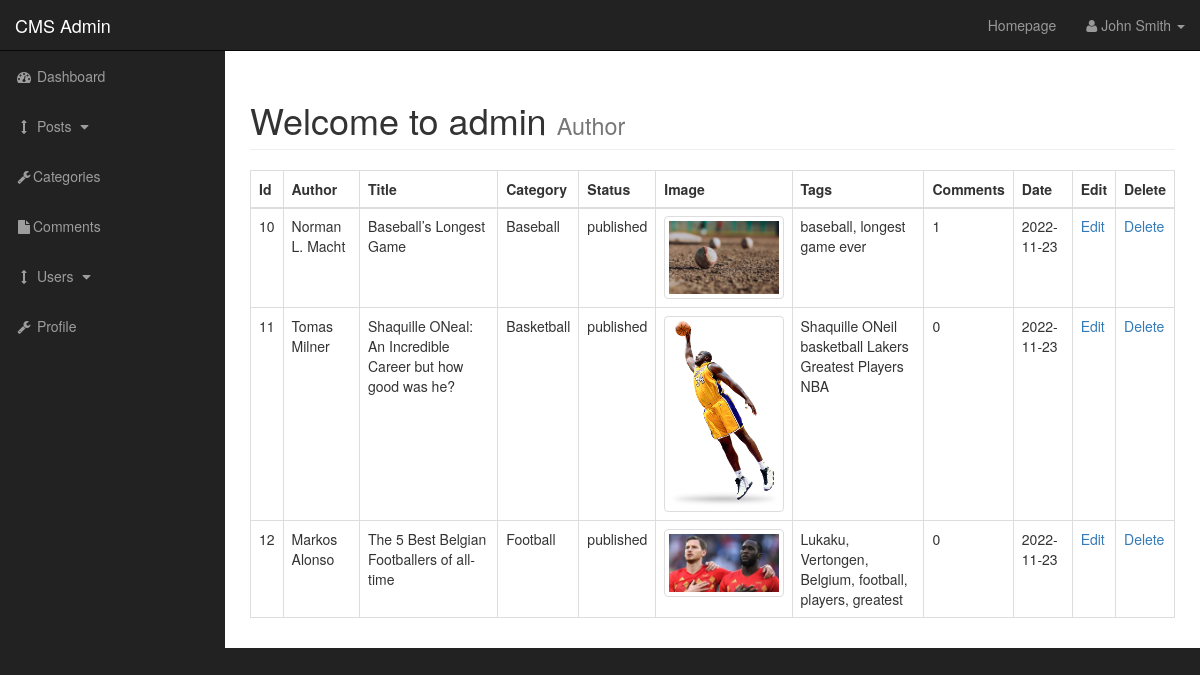
The page /admin/posts.php on the database its author committed.
### tables this page shows
CREATE TABLE `posts` (
  `post_id` int(3) NOT NULL,
  `post_category_id` int(3) NOT NULL,
  `post_title` varchar(255) NOT NULL,
  `post_autor` varchar(255) NOT NULL,
  `post_date` date NOT NULL,
  `post_image` text NOT NULL,
  `post_content` text NOT NULL,
  `post_tags` varchar(255) NOT NULL,
  `post_comment_count` int(11) NOT NULL,
  `post_status` varchar(255) NOT NULL DEFAULT 'draft'
);

CREATE TABLE `categories` (
  `cat_id` int(3) NOT NULL,
  `cat_title` varchar(255) NOT NULL
);

### admin/includes/view_all_posts.php (the view, shortened to what this page needs)
<table class="table table-bordered table-hover">
                            <thead>
                                <tr>
                                    <th>Id</th>
                                    <th>Author</th>
                                    <th>Title</th>
                                    <th>Category</th>
                                    <th>Status</th>
                                    <th>Image</th>
                                    <th>Tags</th>
                                    <th>Comments</th>
                                    <th>Date</th>
                                    <th>Edit</th>
                                    <th>Delete</th>
                                </tr>
                            </thead>
                            <tbody>
                                <tr>
                                    <?php
                                    $query = "SELECT * FROM posts";
                                    $select_posts = mysqli_query($connection, $query);
                                    while($row = mysqli_fetch_assoc($select_posts)){
                                        $post_id = $row['post_id'];
                                        $post_author = $row['post_autor'];
                                        $post_title = $row['post_title'];
                                        $post_category_id = $row['post_category_id'];
                                        $post_status = $row['post_status'];
                                        $post_image = $row['post_image'];
                                        $post_tags = $row['post_tags'];
                                        $post_comment_count = $row['post_comment_count'];
                                        $post_date = $row['post_date'];
                                        echo "<tr>";
                                        echo "<td>$post_id</td>";
                                        echo "<td>$post_author</td>";
                                        echo "<td>$post_title</td>";
                                        $query = "SELECT * FROM categories WHERE cat_id = {$post_category_id}";
                                $select_categories_id = mysqli_query($connection, $query);
                                    while($row = mysqli_fetch_assoc($select_categories_id)){
                                        $post_cat_title = $row['cat_title'];
                                    }
                                        echo "<td>$post_cat_title</td>";
                                        echo "<td>$post_status</td>";
                                        echo "<td><img class='img-fluid img-thumbnail img-responsive' src= '../images/$post_image' alt='image'></td>";
                                        echo "<td>$post_tags</td>";
                                        echo "<td>$post_comment_count</td>";
                                        echo "<td>$post_date</td>";
                                        echo "<td><a href='posts.php?source=edit_post&p_id={$post_id}'>Edit</a></td>";
                                        echo "<td><a href='posts.php?delete={$post_id}'>Delete</a></td>";
                                        echo "</tr>";
                                    }
                                    ?>
                                </tr>
                            </tbody>
                        </table>

### admin/css/sb-admin.css (style rules this page uses)
body { margin-top: 100px; background-color: #222; }
@media (min-width:768px) { body { margin-top: 50px; } }

### rows shown on the page
posts: post_id "10", post_autor "Norman L. Macht", post_title "Baseball’s Longest Game", categories.cat_title "Baseball", post_status "published", post_image (picture), post_tags "baseball, longest game ever", post_comment_count "1", post_date "2022-11-23"
posts: post_id "11", post_autor "Tomas Milner", post_title "Shaquille ONeal: An Incredible Career but how good was he?", categories.cat_title "Basketball", post_status "published", post_image (picture), post_tags "Shaquille ONeil basketball Lakers Greatest Players NBA", post_comment_count "0", post_date "2022-11-23"
posts: post_id "12", post_autor "Markos Alonso", post_title "The 5 Best Belgian Footballers of all-time", categories.cat_title "Football", post_status "published", post_image (picture), post_tags "Lukaku, Vertongen, Belgium, football, players, greatest", post_comment_count "0", post_date "2022-11-23"
